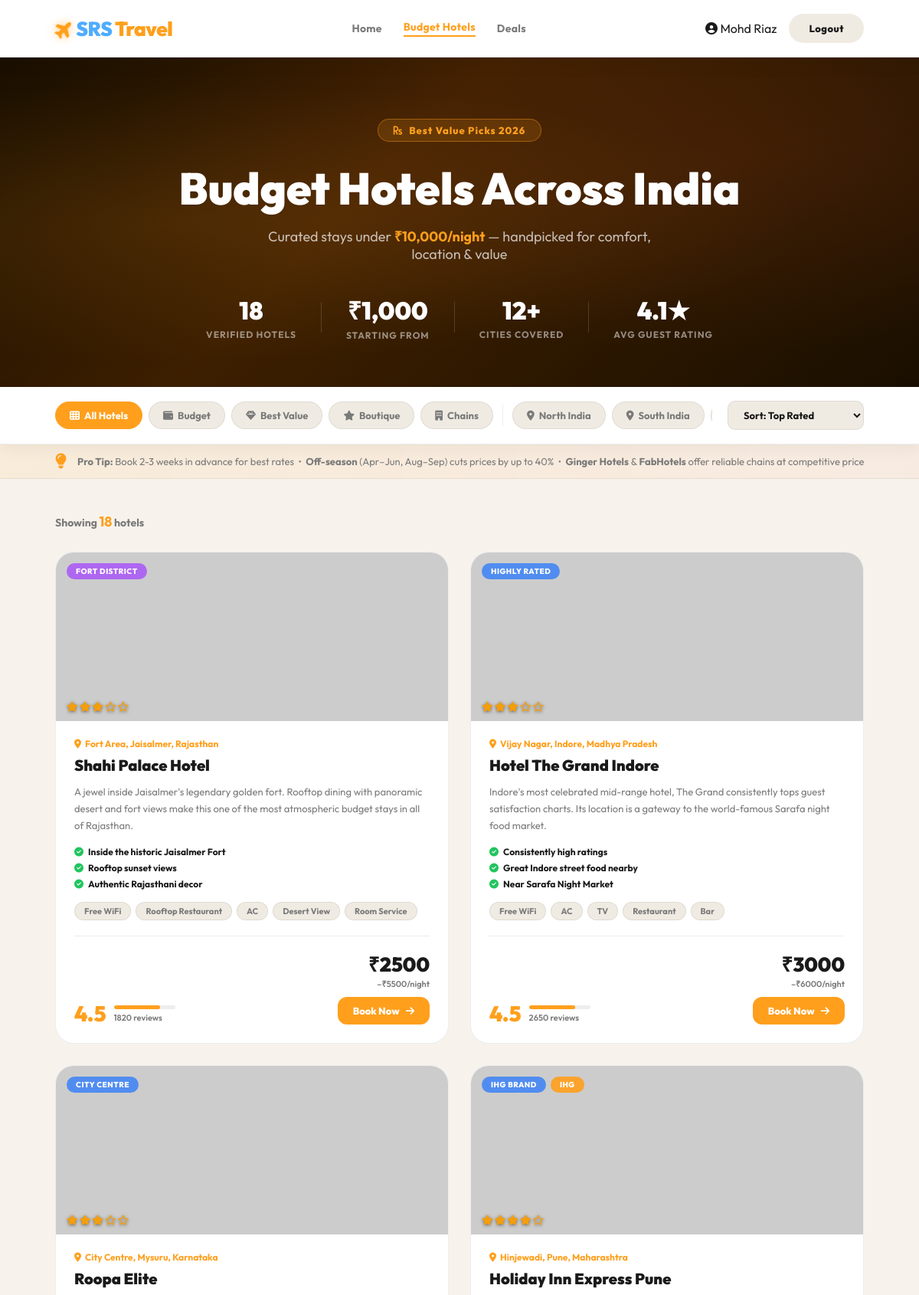
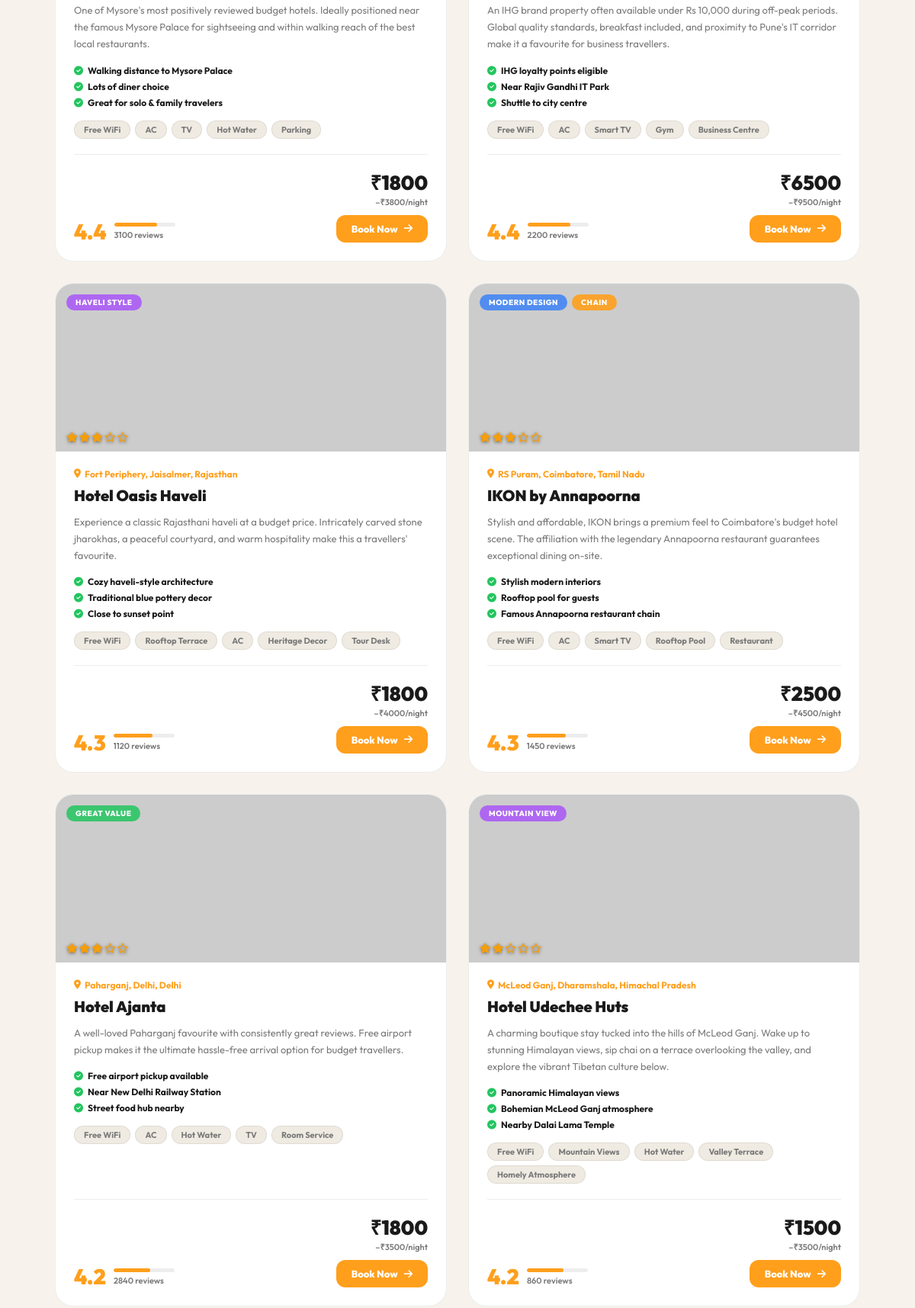
Page /hotels (signed in, upper part) on the committed database (2 pictures, top to bottom).
### tables this page shows
CREATE TABLE hotels (
            id              INTEGER PRIMARY KEY,
            name            TEXT NOT NULL,
            city            TEXT NOT NULL,
            state           TEXT NOT NULL,
            area            TEXT,
            price_min       INTEGER NOT NULL,
            price_max       INTEGER NOT NULL,
            stars           INTEGER DEFAULT 3,
            rating          REAL DEFAULT 4.0,
            reviews         INTEGER DEFAULT 100,
            category        TEXT DEFAULT 'Budget',
            tag             TEXT,
            amenities       TEXT,
            highlights      TEXT,
            img_unsplash_id TEXT,
            chain           TEXT,
            description     TEXT
        );

### bookticket.py (the view)
@app.route("/hotels")
@login_required
def hotels():
    with get_db() as conn:
        rows = conn.execute(
            "SELECT * FROM hotels ORDER BY rating DESC"
        ).fetchall()
    hotels_list = [dict(r) for r in rows]
    return render_template("hotels.html",
                           hotels    = hotels_list,
                           logged_in = True,
                           user_name = session.get('user', ''))

### bookticket.py (called while the page is built, shortened)
def login_required(f):
    @wraps(f)
    def decorated(*args, **kwargs):
        return f(*args, **kwargs)
    return decorated

def get_db():
    conn = sqlite3.connect(DB_PATH)
    conn.row_factory = sqlite3.Row
    return conn

### templates/hotels.html (shortened to what this page needs)
<!DOCTYPE html>
<html lang="en">
<head>
    <link rel="stylesheet" href="{{ url_for('static', filename='bookticket.css') }}">
    <link rel="stylesheet" href="{{ url_for('static', filename='hotels.css') }}">
    <link rel="stylesheet" href="https://cdnjs.cloudflare.com/ajax/libs/font-awesome/6.4.0/css/all.min.css">
</head>
<body data-theme="light">
    <header>
        <div class="logo" onclick="window.location='/'" style="cursor:pointer;"><i class="fas fa-plane logo-plane"></i>SRS<span> Travel</span></div>
        <nav class="header-nav">
            <a href="/">Home</a>
            <a href="/hotels" class="active">Budget Hotels</a>
            <a href="/deals">Deals</a>
        </nav>
        <div class="header-actions">
            {% if logged_in %}
            <span class="user-chip"><i class="fas fa-user-circle"></i> {{ user_name }}</span>
            <a href="/logout"><button class="btn btn-ghost">Logout</button></a>
            {% else %}
            <a href="/login"><button class="btn btn-primary">Login</button></a>
            {% endif %}
        </div>
    </header>
    <section class="hotels-hero">
        <div class="hotels-hero-inner">
            <div class="htag">
                <i class="fas fa-rupee-sign"></i> Best Value Picks 2026
            </div>
            <h1>Budget Hotels Across India</h1>
            <p>Curated stays under <strong>₹10,000/night</strong> — handpicked for comfort, location &amp; value</p>
            <div class="hero-stats">
                <div class="hstat"><strong>{{ hotels | length }}</strong><span>Verified Hotels</span></div>
                <div class="hstat"><strong>₹1,000</strong><span>Starting From</span></div>
                <div class="hstat"><strong>12+</strong><span>Cities Covered</span></div>
                <div class="hstat"><strong>4.1★</strong><span>Avg Guest Rating</span></div>
            </div>
        </div>
    </section>
    <div class="hotels-filter-bar">
        <div class="filter-scroll">
            <button class="hfilter active" data-filter="all" onclick="filterHotels(this,'all')">
                <i class="fas fa-th"></i> All Hotels
            </button>
            <button class="hfilter" data-filter="Budget" onclick="filterHotels(this,'Budget')">
                <i class="fas fa-wallet"></i> Budget
            </button>
            <button class="hfilter" data-filter="Value" onclick="filterHotels(this,'Value')">
                <i class="fas fa-gem"></i> Best Value
            </button>
            <button class="hfilter" data-filter="Boutique" onclick="filterHotels(this,'Boutique')">
                <i class="fas fa-star"></i> Boutique
            </button>
            <button class="hfilter" data-filter="Chain" onclick="filterHotels(this,'Chain')">
                <i class="fas fa-building"></i> Chains
            </button>
            <button class="hfilter" data-region="north" onclick="filterRegion(this,'north')">
                <i class="fas fa-map-marker-alt"></i> North India
            </button>
            <button class="hfilter" data-region="south" onclick="filterRegion(this,'south')">
                <i class="fas fa-map-marker-alt"></i> South India
            </button>
            <button class="hfilter" data-region="rajasthan" onclick="filterRegion(this,'rajasthan')">
            </button>
        </div>
        <div class="filter-sort">
            <select id="sort-select" onchange="sortHotels(this.value)">
                <option value="rating">Sort: Top Rated</option>
            </select>
        </div>
    </div>
    <div class="tips-banner">
        <i class="fas fa-lightbulb tips-icon"></i>
        <div class="tips-scroll" id="tips-scroll">
            <span>
                <strong>Pro Tip:</strong> Book 2-3 weeks in advance for best rates &nbsp;•&nbsp;
                <strong>Off-season</strong> (Apr–Jun, Aug–Sep) cuts prices by up to 40% &nbsp;•&nbsp;
                <strong>Ginger Hotels</strong> &amp; <strong>FabHotels</strong> offer reliable chains at competitive
                prices &nbsp;•&nbsp;
                Use <strong>MakeMyTrip</strong>, <strong>Booking.com</strong>, or <strong>Yatra</strong> to compare live
            </span>
        </div>
    </div>
    <main class="hotels-main">
        <div class="hotels-results-count">
            Showing <span id="count">{{ hotels | length }}</span> hotels
        </div>
        <div class="hotels-grid" id="hotels-grid">
            {% for hotel in hotels %}
            <article class="hotel-card-v2" data-category="{{ hotel.category }}" data-state="{{ hotel.state }}"
                data-city="{{ hotel.city }}" data-rating="{{ hotel.rating }}" data-price="{{ hotel.price_min }}"
                data-reviews="{{ hotel.reviews }}">
                <div class="hcard-photo">
                    <img src="https://picsum.photos/seed/{{ hotel.id }}/700/480"
                        alt="{{ hotel.name }}" loading="lazy">
                    <div class="hcard-tags">
                        <span class="hbadge hbadge-{{ hotel.category | lower }}">{{ hotel.tag }}</span>
                        {% if hotel.chain != 'Independent' %}
                        <span class="hbadge hbadge-chain">{{ hotel.chain }}</span>
                        {% endif %}
                    </div>
                    <div class="hcard-stars">
                        {% for i in range(hotel.stars) %}<i class="fas fa-star"></i>{% endfor %}
                        {% for i in range(5 - hotel.stars) %}<i class="far fa-star"></i>{% endfor %}
                    </div>
                </div>
                <div class="hcard-body">
                    <div class="hcard-location">
                        <i class="fas fa-map-marker-alt"></i>
                        {{ hotel.area }}, {{ hotel.city }}, {{ hotel.state }}
                    </div>
                    <h2 class="hcard-name">{{ hotel.name }}</h2>
                    <p class="hcard-desc">{{ hotel.description }}</p>
                    <div class="hcard-highlights">
                        {% for hl in hotel.highlights.split(',') %}
                        <div class="hl-item"><i class="fas fa-check-circle"></i> {{ hl.strip() }}</div>
                        {% endfor %}
                    </div>
                    <div class="hcard-amenities">
                        {% for am in hotel.amenities.split(',') %}
                        {% if loop.index <= 5 %} <span class="ham-tag">{{ am.strip() }}</span>
                            {% endif %}
                            {% endfor %}
                    </div>
                    <div class="hcard-footer">
                        <div class="hcard-rating-block">
                            <div class="hcard-rating-num">{{ hotel.rating }}</div>
                            <div class="hcard-rating-meta">
                                <div class="rating-bar-wrap">
                                    <div class="rating-bar" style="width: {{ ((hotel.rating - 3) / 2 * 100) | int }}%">
                                    </div>
                                </div>
                                <span>{{ hotel.reviews | int }} reviews</span>
                            </div>
                        </div>
                        <div class="hcard-price-block">
                            <div class="hcard-price">₹{{ hotel.price_min | int }}</div>
                            <div class="hcard-price-note">–₹{{ hotel.price_max | int }}/night</div>
                            <a href="/book?type=Hotel&name={{ hotel.name | urlencode }}&id=HTL-{{ hotel.id }}&price={{ hotel.price_min }}&dst={{ hotel.city | urlencode }}&cls={{ hotel.area | urlencode }}&rating={{ hotel.rating }}"
                                class="hcard-book-btn">
                                Book Now <i class="fas fa-arrow-right"></i>
                            </a>
                        </div>
                    </div>
                </div>
            </article>
            {% endfor %}
        </div>
    </main>
</body>
</html>

### static/bookticket.css (style rules this page uses)
:root { --bg: #f7f3ec; --card-bg: #ffffff; --text: #1a1a1a; --muted: #7a7a7a; --accent: #ff9f1c; --accent2: #4facfe; --border: rgba(0, 0, 0, 0.07); --shadow: rgba(0, 0, 0, 0.06); --hero-shade: rgba(0, 0, 0, 0.38); --input-bg: #f0ebe2; }
* { margin: 0; padding: 0; box-sizing: border-box; }
body { font-family: 'Outfit', sans-serif; background: var(--bg); color: var(--text); transition: background 0.4s, color 0.4s; overflow-x: hidden; }
a { text-decoration: none; color: inherit; }
header { background: var(--card-bg); padding: 18px 6%; display: flex; justify-content: space-between; align-items: center; position: sticky; top: 0; z-index: 999; border-bottom: 1px solid var(--border); box-shadow: 0 4px 30px var(--shadow); }
.logo { font-size: 26px; font-weight: 900; color: var(--accent2); letter-spacing: -0.5px; cursor: pointer; }
.logo span { color: var(--accent); }
.logo-plane { color: var(--accent); font-size: 22px; display: inline-block; transform: rotate(-45deg) translateY(-2px); margin: 0 2px 0 1px; transition: transform 0.35s cubic-bezier(0.34, 1.56, 0.64, 1), filter 0.35s ease; filter: drop-shadow(0 0 6px rgba(255, 159, 28, 0.55)); vertical-align: middle; }
.header-actions { display: flex; align-items: center; gap: 16px; }
.btn { display: inline-flex; align-items: center; gap: 8px; padding: 11px 26px; border-radius: 50px; border: none; font-family: 'Outfit', sans-serif; font-weight: 800; font-size: 13px; cursor: pointer; transition: transform 0.2s, box-shadow 0.2s, filter 0.2s; letter-spacing: 0.5px; }
.btn-ghost { background: var(--input-bg); color: var(--text); }

### rows in the picture
hotels: tag "FORT DISTRICT", stars 3 (drawn), area "Fort Area", city "Jaisalmer", state "Rajasthan", name "Shahi Palace Hotel", description "A jewel inside Jaisalmer's legendary golden fort. Rooftop dining with panoramic desert and fort views make this one of the most atmospheric budget stays in all of Rajasthan.", strip "Inside the historic Jaisalmer Fort" "Rooftop sunset views" "Authentic Rajasthani decor", strip "Free WiFi" "Rooftop Restaurant" "AC" "Desert View" "Room Service", rating "4.5", reviews "1820", price_min "2500", price_max "5500"
hotels: tag "HIGHLY RATED", stars 3 (drawn), area "Vijay Nagar", city "Indore", state "Madhya Pradesh", name "Hotel The Grand Indore", description "Indore's most celebrated mid-range hotel, The Grand consistently tops guest satisfaction charts. Its location is a gateway to the world-famous Sarafa night food market.", strip "Consistently high ratings" "Great Indore street food nearby" "Near Sarafa Night Market", strip "Free WiFi" "AC" "TV" "Restaurant" "Bar", rating "4.5", reviews "2650", price_min "3000", price_max "6000"
hotels: tag "CITY CENTRE", stars 3 (drawn), area "City Centre", city "Mysuru", state "Karnataka", name "Roopa Elite", description "One of Mysore's most positively reviewed budget hotels. Ideally positioned near the famous Mysore Palace for sightseeing and within walking reach of the best local restaurants.", strip "Walking distance to Mysore Palace" "Lots of diner choice" "Great for solo & family travelers", strip "Free WiFi" "AC" "TV" "Hot Water" "Parking", rating "4.4", reviews "3100", price_min "1800", price_max "3800"
hotels: tag "IHG BRAND", chain "IHG", stars 4 (drawn), area "Hinjewadi", city "Pune", state "Maharashtra", name "Holiday Inn Express Pune", description "An IHG brand property often available under Rs 10,000 during off-peak periods. Global quality standards, breakfast included, and proximity to Pune's IT corridor make it a favourite for business travellers.", strip "IHG loyalty points eligible" "Near Rajiv Gandhi IT Park" "Shuttle to city centre", strip "Free WiFi" "AC" "Smart TV" "Gym" "Business Centre", rating "4.4", reviews "2200", price_min "6500", price_max "9500"
hotels: tag "HAVELI STYLE", stars 3 (drawn), area "Fort Periphery", city "Jaisalmer", state "Rajasthan", name "Hotel Oasis Haveli", description "Experience a classic Rajasthani haveli at a budget price. Intricately carved stone jharokhas, a peaceful courtyard, and warm hospitality make this a travellers' favourite.", strip "Cozy haveli-style architecture" "Traditional blue pottery decor" "Close to sunset point", strip "Free WiFi" "Rooftop Terrace" "AC" "Heritage Decor" "Tour Desk", rating "4.3", reviews "1120", price_min "1800", price_max "4000"
hotels: tag "MODERN DESIGN", chain "CHAIN", stars 3 (drawn), area "RS Puram", city "Coimbatore", state "Tamil Nadu", name "IKON by Annapoorna", description "Stylish and affordable, IKON brings a premium feel to Coimbatore's budget hotel scene. The affiliation with the legendary Annapoorna restaurant guarantees exceptional dining on-site.", strip "Stylish modern interiors" "Rooftop pool for guests" "Famous Annapoorna restaurant chain", strip "Free WiFi" "AC" "Smart TV" "Rooftop Pool" "Restaurant", rating "4.3", reviews "1450", price_min "2500", price_max "4500"
hotels: tag "GREAT VALUE", stars 3 (drawn), area "Paharganj", city "Delhi", state "Delhi", name "Hotel Ajanta", description "A well-loved Paharganj favourite with consistently great reviews. Free airport pickup makes it the ultimate hassle-free arrival option for budget travellers.", strip "Free airport pickup available" "Near New Delhi Railway Station" "Street food hub nearby", strip "Free WiFi" "AC" "Hot Water" "TV" "Room Service", rating "4.2", reviews "2840", price_min "1800", price_max "3500"
hotels: tag "MOUNTAIN VIEW", stars 2 (drawn), area "McLeod Ganj", city "Dharamshala", state "Himachal Pradesh", name "Hotel Udechee Huts", description "A charming boutique stay tucked into the hills of McLeod Ganj. Wake up to stunning Himalayan views, sip chai on a terrace overlooking the valley, and explore the vibrant Tibetan culture below.", strip "Panoramic Himalayan views" "Bohemian McLeod Ganj atmosphere" "Nearby Dalai Lama Temple", strip "Free WiFi" "Mountain Views" "Hot Water" "Valley Terrace" "Homely Atmosphere", rating "4.2", reviews "860", price_min "1500", price_max "3500"

### other values in the picture
{{ user_name }} "Mohd Riaz"
{{ hotels | length }} "18"
